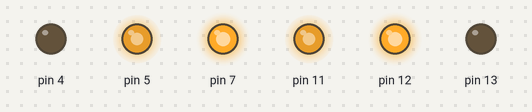
A sketch run on a simulated Arduino Uno, built with avr-gcc and run on an emulated ATmega328P. Parts: output pins drawn as LEDs (lit = HIGH).

Above: at 0.1 s.
Timing chart, 0 to 1.6 s (numbered marks = the images above):
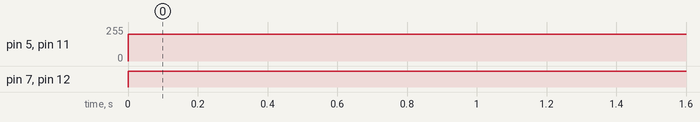

The sketch:

backward_testing.ino
```cpp
void setup() {
  pinMode(13,OUTPUT);
  pinMode(12,OUTPUT);
  pinMode(11,OUTPUT);
  pinMode(4,OUTPUT);
  pinMode(5,OUTPUT);
  pinMode(7,OUTPUT);
}
void loop()
{
  digitalWrite(13,0);
  digitalWrite(12,1);
  analogWrite(11,200);
  digitalWrite(4,0);
  digitalWrite(7,1);
  analogWrite(5,200);


 }
```

Measured:
- by itself, pin 5, pin 11: 0/255 → 200/255 at 0.00 s
- by itself, pin 7, pin 12: LOW → HIGH at 0.00 s
